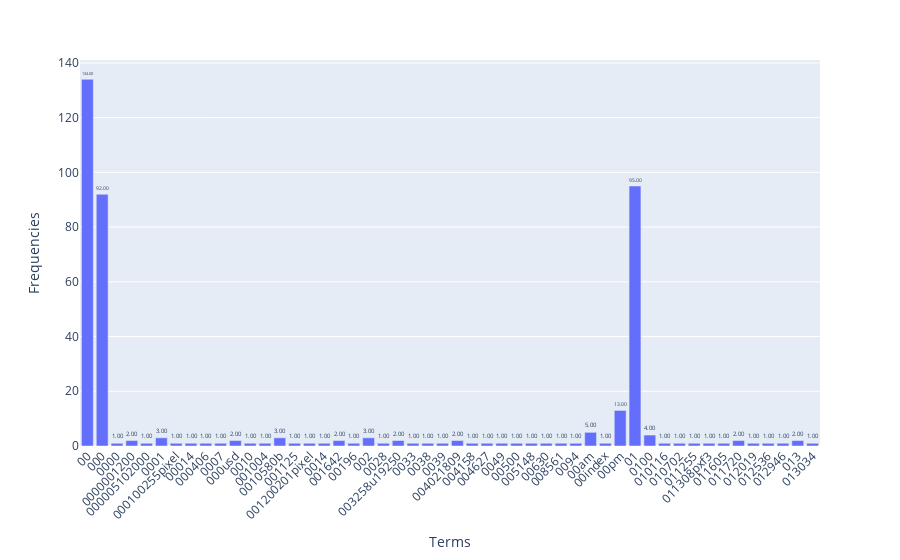

Source (notebook cell):
### Markdown cell above
### >>> **Exercise 13 (take home):** 
The chart above only contains 300 vocabulary in the documents, and it's already computationally intensive to both compute and visualize. Can you efficiently reduce the number of terms you want to visualize as an exercise.

### Code cell
# Answer here
term_frequencies_df = pd.DataFrame({
    'Terms': count_vect.get_feature_names_out()[:50],
    'Frequencies': term_frequencies[:50]
})

fig = px.bar(term_frequencies_df,
             x='Terms',
             y='Frequencies',
             text='Frequencies')  

fig.update_traces(texttemplate='%{text:.2f}', textposition='outside')
fig.update_layout(xaxis_tickangle=-45) 
fig.show()

### Figure 1 — Plotly figure (JSON) as saved in the notebook; plotly's stock layout.template omitted (floating-point values rounded to 4 significant figures)
{"data": [{"alignmentgroup": "True", "hovertemplate": "Terms=%{x}<br>Frequencies=%{text}<extra></extra>", "legendgroup": "", "marker": {"color": "#636efa", "pattern": {"shape": ""}}, "name": "", "offsetgroup": "", "orientation": "v", "showlegend": false, "text": [134, 92, 1, 2, 1, 3, 1, 1, 1, 1, 2, 1, 1, 3, 1, 1, 1, 2, 1, 3, 1, 2, 1, 1, 1, 2, 1, 1, 1, 1, 1, 1, 1, 1, 5, 1, 13, 95, 4, 1, 1, 1, 1, 1, 2, 1, 1, 1, 2, 1], "textposition": "outside", "texttemplate": "%{text:.2f}", "type": "bar", "x": ["00", "000", "0000", "0000001200", "000005102000", "0001", "000100255pixel", "00014", "000406", "0007", "000usd", "0010", "001004", "0010580b", "001125", "001200201pixel", "0014", "001642", "00196", "002", "0028", "003258u19250", "0033", "0038", "0039", "004021809", "004158", "004627", "0049", "00500", "005148", "00630", "008561", "0094", "00am", "00index", "00pm", "01", "0100", "010116", "010702", "011255", "011308pxf3", "011605", "011720", "012019", "012536", "012946", "013", "013034"], "xaxis": "x", "y": [134, 92, 1, 2, 1, 3, 1, 1, 1, 1, 2, 1, 1, 3, 1, 1, 1, 2, 1, 3, 1, 2, 1, 1, 1, 2, 1, 1, 1, 1, 1, 1, 1, 1, 5, 1, 13, 95, 4, 1, 1, 1, 1, 1, 2, 1, 1, 1, 2, 1], "yaxis": "y"}], "layout": {"autosize": true, "barmode": "relative", "legend": {"tracegroupgap": 0}, "margin": {"t": 60}, "xaxis": {"anchor": "y", "autorange": true, "domain": [0, 1], "range": [-0.5, 49.5], "tickangle": -45, "title": {"text": "Terms"}, "type": "category"}, "yaxis": {"anchor": "x", "autorange": true, "domain": [0, 1], "range": [0, 141.1], "title": {"text": "Frequencies"}, "type": "linear"}}}
